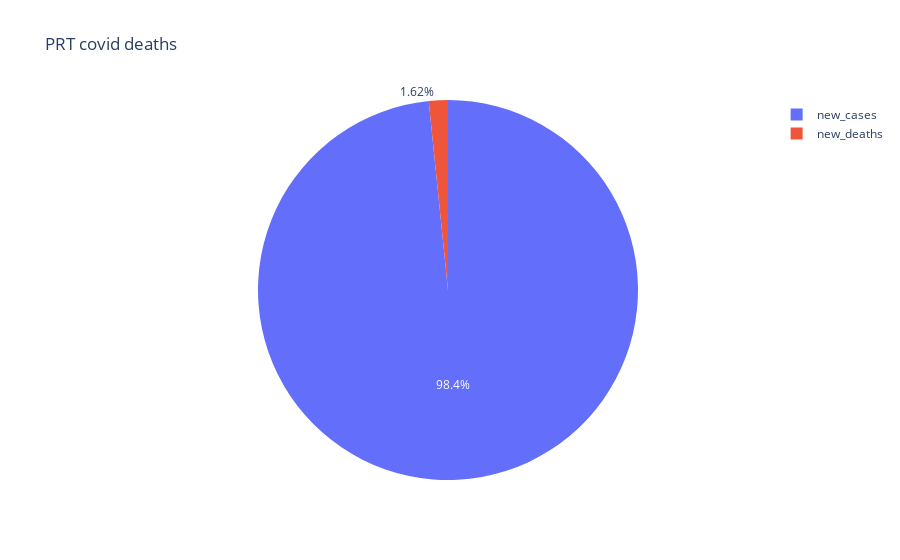

The cell this chart's notebook holds for it:
### Code cell
prtb_2_pie = b_2_pie(df=prt_dd, column1= prt_dd['new_cases'], column2=prt_dd['new_deaths'], title= 'PRT covid deaths' )

### Figure 1 — Plotly figure (JSON) as saved in the notebook; plotly's stock layout.template omitted (floating-point values rounded to 4 significant figures)
{"data": [{"domain": {"x": [0, 1], "y": [0, 1]}, "hovertemplate": "label=%{label}<br>value=%{value}<extra></extra>", "labels": ["new_cases", "new_deaths"], "legendgroup": "", "name": "", "showlegend": true, "type": "pie", "values": [2025.0, 33.34]}], "layout": {"legend": {"tracegroupgap": 0}, "title": {"text": "PRT covid deaths"}}}
